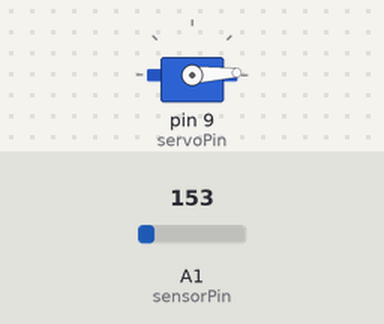
The sketch below on a simulated Arduino Uno, built with avr-gcc and run on an emulated ATmega328P. Shown: servo. The inputs (shaded band) are chosen by the test bench; at power-on: A1 (sensorPin) = 153. What the sketch prints to the serial monitor is not drawn.

Above: at 0.05 s.
At 1.3 s:
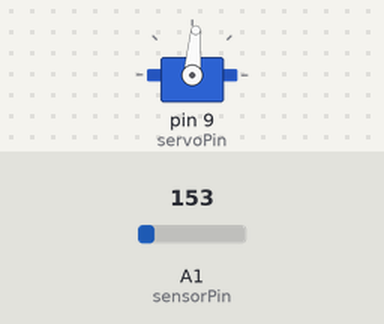
At 2.6 s:
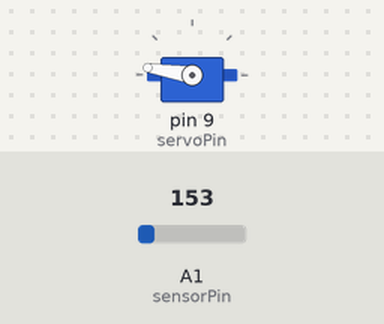
At 5.2 s:
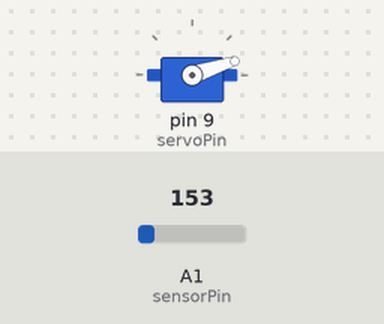
Timing chart, 0 to 8.4 s (numbered marks = the images above):
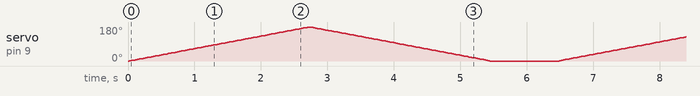

The sketch:

sketch_feb16a.ino
```cpp
//avec la batterie la température semble plus stable.
//les fils du servo sont a confirmé
//vérifier la localisation du 3v et 5v sur la carte. Semble avoir
//un trou de trop a la fin a cote du 'IOREF'

#include <Servo.h>

//TMP36 Pin Variables
int sensorPin = 1; //the analog pin the TMP36's Vout (sense) pin is connected to
                        //the resolution is 10 mV / degree centigrade with a
                        //500 mV offset to allow for negative temperatures
uint8_t playButtonPin = 7;
uint8_t servoPin = 9;
uint8_t ledPin = 13;
int pos = 0;
Servo myServo;

/*
 * setup() - this function runs once when you turn your Arduino on
 * We initialize the serial connection with the computer
 */
void setup()
{
  Serial.begin(9600);  //Start the serial connection with the computer
                       //to view the result open the serial monitor
}

void loop()                     // run over and over again
{
 //getting the voltage reading from the temperature sensor
 int reading = analogRead(sensorPin);

 // converting that reading to voltage, for 3.3v arduino use 3.3
 float voltage = reading * 5.0;
 voltage /= 1024.0;

 // print out the voltage
 Serial.print(voltage); Serial.println(" volts");

 // now print out the temperature
 float temperatureC = (voltage - 0.5) * 100 ;  //converting from 10 mv per degree wit 500 mV offset
                                               //to degrees ((voltage - 500mV) times 100)
 Serial.print(temperatureC); Serial.println(" degrees C");

 // now convert to Fahrenheit
 float temperatureF = (temperatureC * 9.0 / 5.0) + 32.0;
 Serial.print(temperatureF); Serial.println(" degrees F");

 myServo.attach(servoPin);
 for (pos = 0; pos <= 180; pos += 1) { // goes from 0 degrees to 180 degrees
    // in steps of 1 degree
    myServo.write(pos);              // tell servo to go to position in variable 'pos'
    delay(15);                       // waits 15ms for the servo to reach the position
  }
  for (pos = 180; pos >= 0; pos -= 1) { // goes from 180 degrees to 0 degrees
    myServo.write(pos);              // tell servo to go to position in variable 'pos'
    delay(15);                       // waits 15ms for the servo to reach the position
  }

 delay(1000);                                     //waiting a second
}
```
